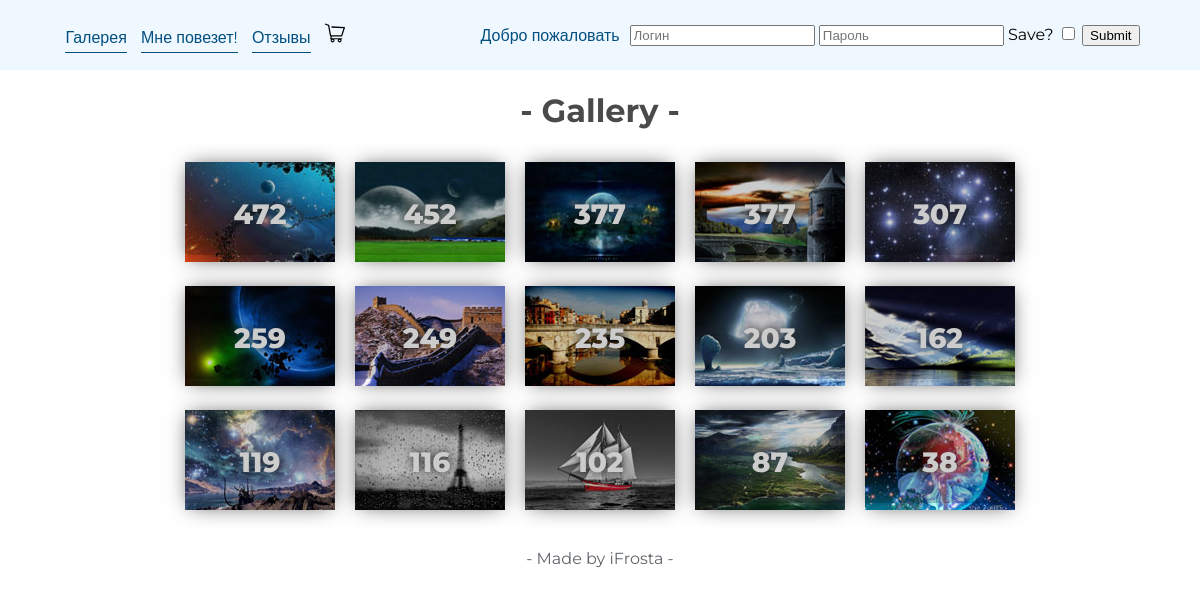
The page / on the database its author committed.
### tables this page shows
CREATE TABLE `goods` (
  `id` int(11) NOT NULL,
  `views` int(11) NOT NULL,
  `name` text NOT NULL,
  `description` text NOT NULL,
  `price` int(11) NOT NULL
);

### engine/db.php (called while the page is built, shortened)
<?php
function getDb() {
  static $db = null;
  if (is_null($db)) {
    $db = @mysqli_connect(HOST, USER, PASS, DB) or die("Could not connect: " . mysqli_connect_error());
  }
  return $db;
}
function getAssocResult($sql)
{
  $db = getDb();
  $result = @mysqli_query($db, $sql) or die(mysqli_error($db));
  $array_result = [];
  while ($row = mysqli_fetch_assoc($result))
    $array_result[] = $row;
  return $array_result;
}

### engine/images.php (called while the page is built, shortened)
<?php
function getGallery()
{
  $sql = "SELECT * FROM goods ORDER BY views DESC";
  $gallery = getAssocResult($sql);
  return $gallery;
}

### engine/controller.php (called while the page is built, shortened)
<?php
function prepareVariables($page, $action, $id)
{
  $params = [];
  switch ($page) {
    case 'index':
      $params["gallery"] = getGallery();
      break;
  }
  return $params;
}

### templates/index.php (the view, shortened to what this page needs)
<h1>- Gallery -</h1>
<div class="Gallery">
  <? foreach ($gallery as $item): ?>
    <a class='photo' href='/preview/<?= $item['id'] ?>'>
      <span><?= $item['views']; ?></span>
      <div class="blackout"></div>
      <img src='<?= fileSmallPath;
      if ($item['id'] < 10) {
        echo '0';
      }
      echo $item['id'] . '.jpg' ?>' width="150" height="100"/>
    </a>
  <? endforeach; ?>
</div>

### public/css/style.css (style rules this page uses)
body { margin: 0; font-family: 'Montserrat', sans-serif; }
h1, h2 { text-align: center; color: #4A4A4A; }
.Gallery { margin: 0 auto; max-width: 1000px; display: flex; flex-wrap: wrap; justify-content: center; align-items: center; }
.Gallery a { position: relative; margin: 10px; cursor: pointer; transition: 0.3s; }
.Gallery a span { position: absolute; color: white; font-size: 28px; font-weight: 800; top: 50%; left: 50%; transform: translate(-50%, -50%); text-shadow: #1a1a1a 1px 0 10px; }
.Gallery a .blackout { position: absolute; width: 100%; height: 90%; background: rgba(0, 0, 0, 0.2); }
.Gallery a img { box-shadow: 0 0 20px -5px rgba(0,0,0,0.75); }

### rows shown on the page
goods: views "472", shows a picture
goods: views "452", shows a picture
goods: views "377", shows a picture
goods: views "377", shows a picture
goods: views "307", shows a picture
goods: views "259", shows a picture
goods: views "249", shows a picture
goods: views "235", shows a picture
goods: views "203", shows a picture
goods: views "162", shows a picture
goods: views "119", shows a picture
goods: views "116", shows a picture
goods: views "102", shows a picture
goods: views "87", shows a picture
goods: views "38", shows a picture
